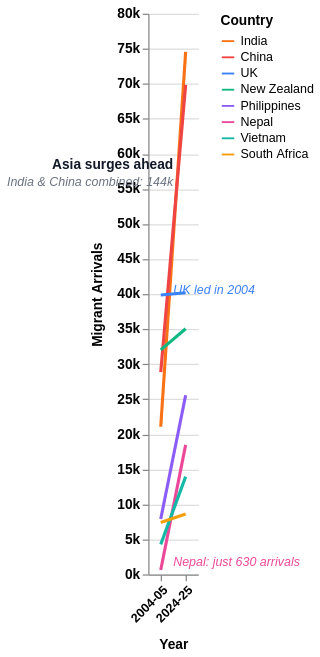

Here is the Vega-Lite specification saved for this chart:
### Vega-Lite specification from a JSON file in a GitHub repository (floating-point values rounded to 4 significant figures)
{"$schema": "https://vega.github.io/schema/vega-lite/v5.json", "width": "container", "height": 450, "background": "#ffffff", "config": {"view": {"stroke": null}}, "layer": [{"data": {"values": [{"year": "2004-05", "country": "India", "value": 21070}, {"year": "2024-25", "country": "India", "value": 74540}, {"year": "2004-05", "country": "China", "value": 28870}, {"year": "2024-25", "country": "China", "value": 69860}, {"year": "2004-05", "country": "UK", "value": 39870}, {"year": "2024-25", "country": "UK", "value": 40180}, {"year": "2004-05", "country": "New Zealand", "value": 32030}, {"year": "2024-25", "country": "New Zealand", "value": 35050}, {"year": "2004-05", "country": "Philippines", "value": 7900}, {"year": "2024-25", "country": "Philippines", "value": 25560}, {"year": "2004-05", "country": "Nepal", "value": 630}, {"year": "2024-25", "country": "Nepal", "value": 18480}, {"year": "2004-05", "country": "Vietnam", "value": 4280}, {"year": "2024-25", "country": "Vietnam", "value": 13950}, {"year": "2004-05", "country": "South Africa", "value": 7400}, {"year": "2024-25", "country": "South Africa", "value": 8620}]}, "mark": {"type": "line", "strokeWidth": 2.5}, "encoding": {"x": {"field": "year", "type": "ordinal", "axis": {"labelAngle": -45, "title": "Year", "labelFontSize": 10, "labelFontWeight": "bold", "titlePadding": 10}}, "y": {"field": "value", "type": "quantitative", "axis": {"title": "Migrant Arrivals", "titleFontWeight": "bold", "titleFontSize": 11, "labelFontWeight": "bold", "labelFontSize": 11, "titlePadding": 10, "labelExpr": "(datum.value/1000) + 'k'"}}, "color": {"field": "country", "type": "nominal", "scale": {"domain": ["India", "China", "UK", "New Zealand", "Philippines", "Nepal", "Vietnam", "South Africa"], "range": ["#f97316", "#ef4444", "#3b82f6", "#10b981", "#8b5cf6", "#ec4899", "#14b8a6", "#f59e0b"]}, "legend": {"title": "Country", "orient": "right"}}, "tooltip": [{"field": "country", "title": "Country"}, {"field": "year", "title": "Year"}, {"field": "value", "title": "Arrivals", "format": ","}]}}, {"data": {"values": [{"year": "2024-25", "value": 57000, "label": "Asia surges ahead", "sub": "India & China combined: 144k"}]}, "mark": {"type": "text", "fontSize": 11, "fontWeight": "bold", "align": "right", "dx": -10, "dy": -8, "color": "#111827"}, "encoding": {"x": {"field": "year", "type": "ordinal"}, "y": {"field": "value", "type": "quantitative"}, "text": {"field": "label"}}}, {"data": {"values": [{"year": "2024-25", "value": 57000, "sub": "India & China combined: 144k"}]}, "mark": {"type": "text", "fontSize": 10, "fontWeight": "normal", "fontStyle": "italic", "align": "right", "dx": -10, "dy": 6, "color": "#6b7280"}, "encoding": {"x": {"field": "year", "type": "ordinal"}, "y": {"field": "value", "type": "quantitative"}, "text": {"field": "sub"}}}, {"data": {"values": [{"year": "2004-05", "value": 40500, "label": "UK led in 2004"}]}, "mark": {"type": "text", "fontSize": 10, "fontStyle": "italic", "align": "left", "dx": 10, "color": "#3b82f6"}, "encoding": {"x": {"field": "year", "type": "ordinal"}, "y": {"field": "value", "type": "quantitative"}, "text": {"field": "label"}}}, {"data": {"values": [{"year": "2004-05", "value": 1800, "label": "Nepal: just 630 arrivals"}]}, "mark": {"type": "text", "fontSize": 10, "fontStyle": "italic", "align": "left", "dx": 10, "color": "#ec4899"}, "encoding": {"x": {"field": "year", "type": "ordinal"}, "y": {"field": "value", "type": "quantitative"}, "text": {"field": "label"}}}]}
